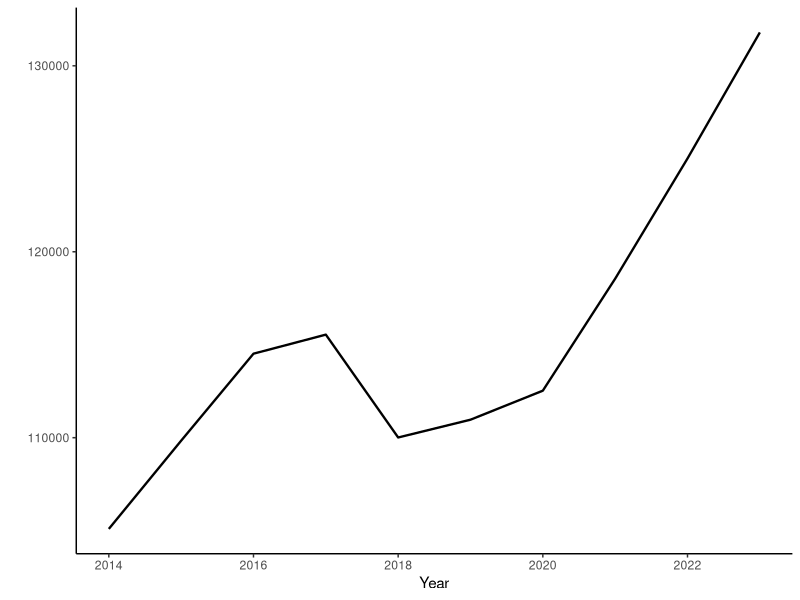
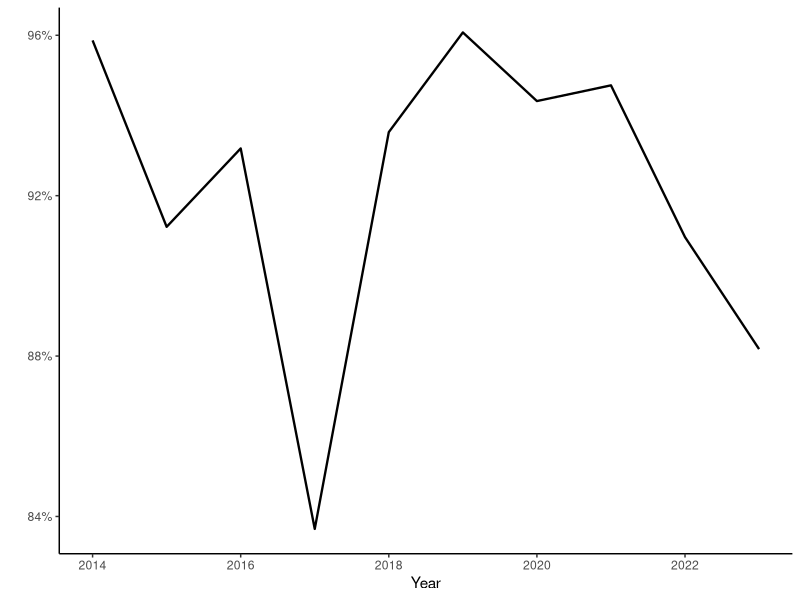
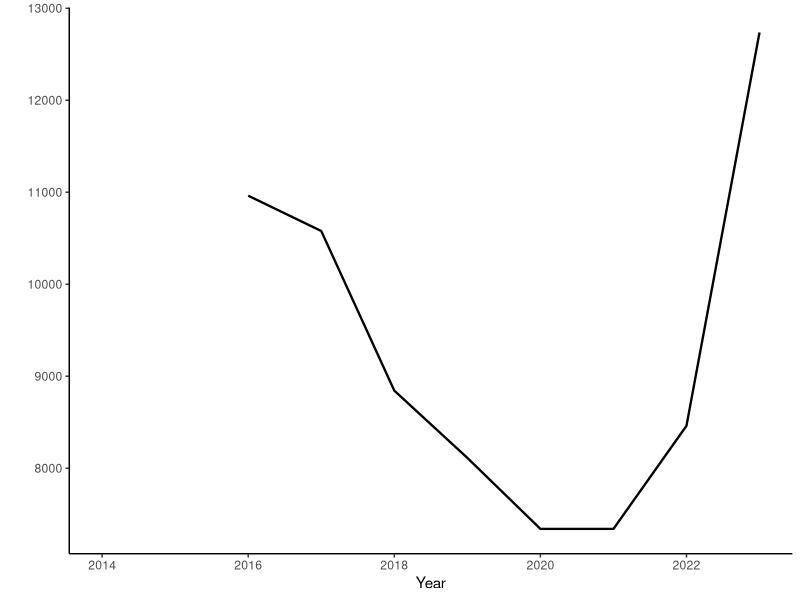
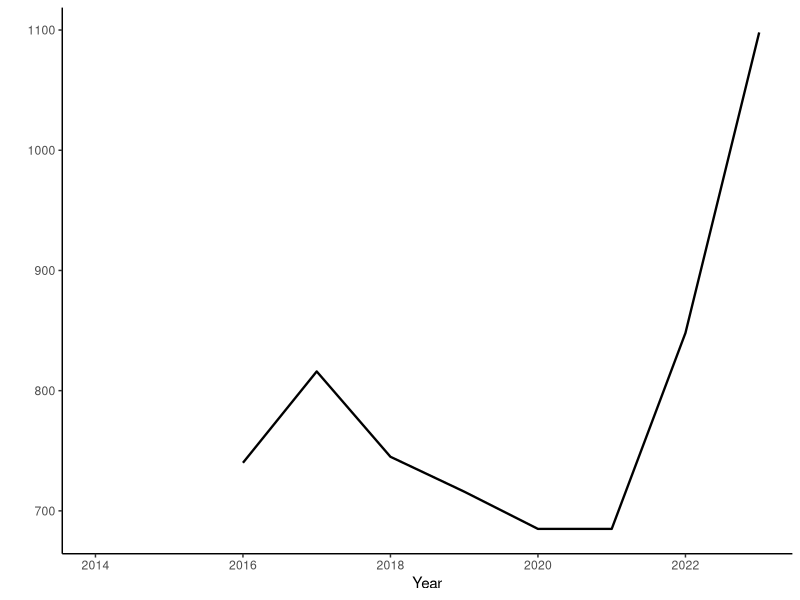
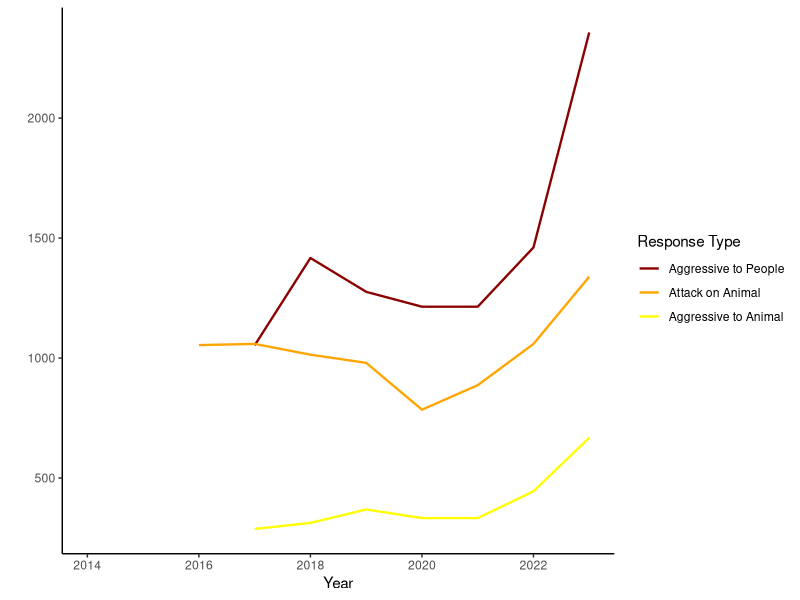
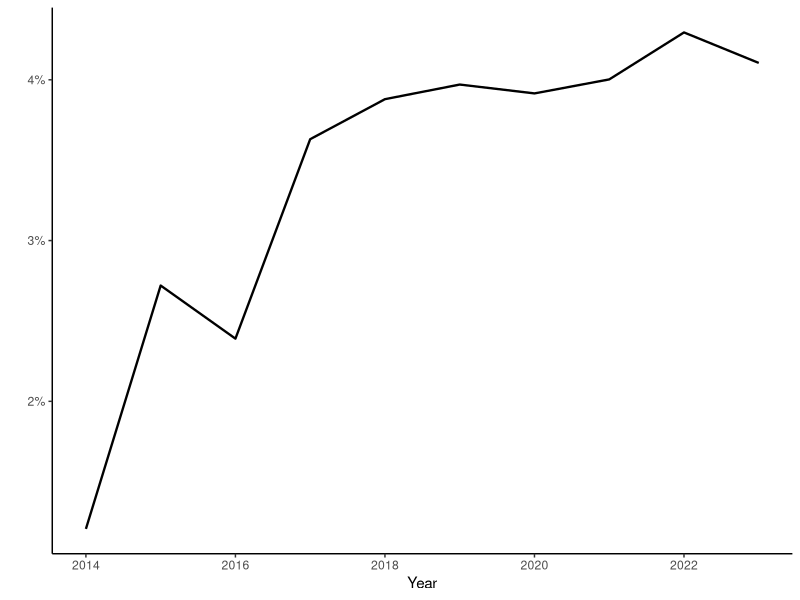
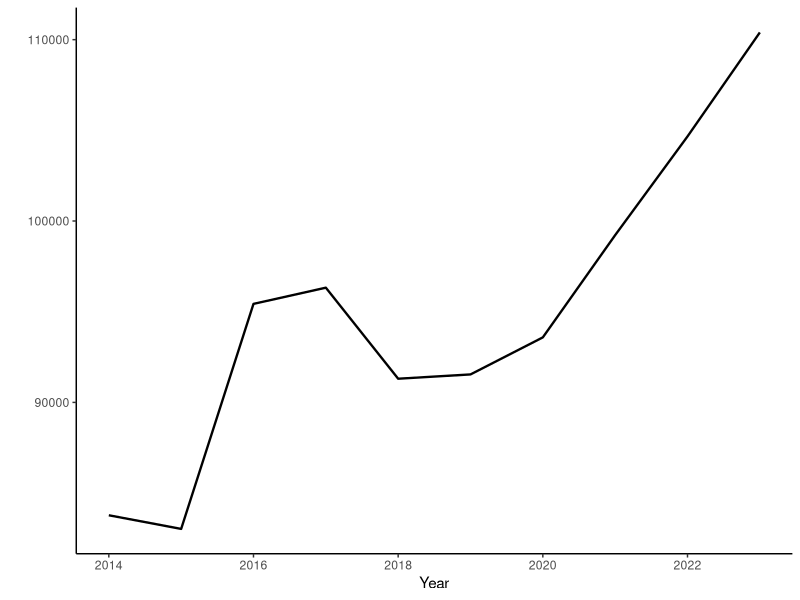
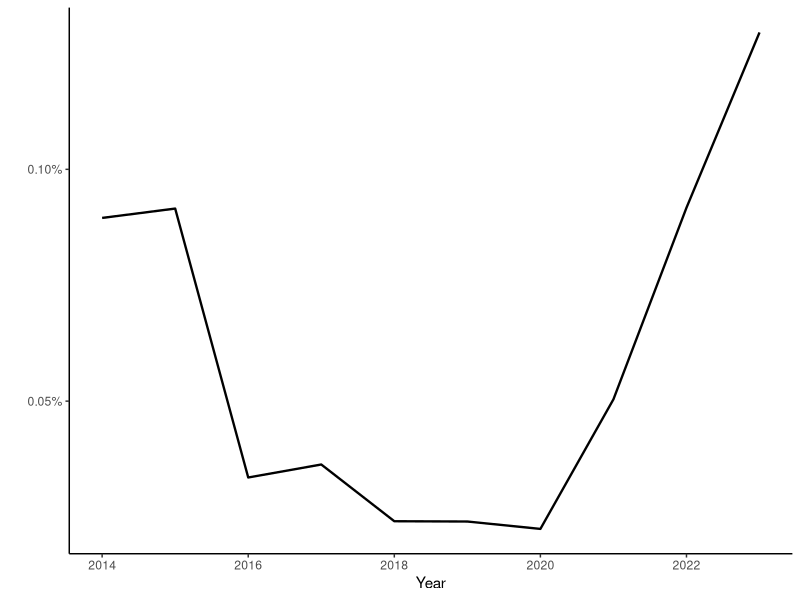

The R script that drew these images, in order:
## ---- chunk 1
library(tidyverse)
## ---- chunk 2
dog_data <- read_csv("data/dog-control.csv")
## ---- chunk 3
dogs <- dog_data |> 
  filter(category == "registrations" | category == "classification") |> 
  group_by(financial_year) |> 
  select(-category) |> 
  pivot_wider(names_from = c(subcategory, measure), values_from = value) |> 
  select(-dangerous_total, -(starts_with("shelters"))) |> 
  mutate(
    menacing = menacing_33A + menacing_33C,
    dangerous = dangerous_conviction + dangerous_evidence + dangerous_admission,
    pc_men = menacing / dogs_known,
    pc_dan = dangerous / dogs_known,
    pc_reg = dogs_registered / dogs_known,
  )
## ---- chunk 4
owners <- dog_data |> 
  filter(subcategory == "owners" | subcategory == "prosecution-appeal") |> 
  group_by(financial_year) |> 
  select(-category) |> 
  pivot_wider(names_from = c(subcategory, measure), values_from = value) |> 
  mutate(
    owners_sanctioned = owners_probationary + owners_disqualified,
    pc_sanctioned = owners_sanctioned / owners_total,
  )
## ---- chunk 5
ggplot(dogs, aes(x = financial_year, y = dogs_known)) +
  geom_line(linewidth = 0.8) +
  theme_classic() +
  xlab("Year") +
  ylab("")
## ---- chunk 6
ggplot(dogs, aes(x = financial_year, y = pc_reg)) +
  geom_line(linewidth = 0.8) +
  theme_classic() +
  xlab("Year") +
  ylab("") +
  scale_y_continuous(labels = scales::percent)
## ---- chunk 7
roaming <- dog_data |> 
  filter(measure == "roaming-dog") |> 
  group_by(financial_year) 

ggplot(roaming, aes(x = financial_year, y = value)) +
  geom_line(linewidth = 0.8) + 
  theme_classic() +
  xlab("Year") +
  ylab("")
## ---- chunk 8
attacks <- dog_data |> 
  filter(category == "response") |> 
  group_by(financial_year) |> 
  select(-category) |> 
  pivot_wider(names_from = c(subcategory, measure), values_from = value) |> 
  mutate(
    total_response = `priority-1_total` + `priority-2_total`,
    pc_attack_people = `type_attack-people` / total_response,
  )
## ---- chunk 9
ggplot(attacks, aes(x = financial_year, y = `type_attack-people`)) +
  geom_line(linewidth = 0.8) + 
  theme_classic() +
  xlab("Year") +
  ylab("")
## ---- chunk 10
ggplot(attacks, aes(x = financial_year)) +
  geom_line(aes(y = `type_aggressive-people`, colour = "Aggressive to People"), linewidth = 0.8) +
  geom_line(aes(y = `type_attack-animals`, colour = "Attack on Animal"), linewidth = 0.8) +
  geom_line(aes(y = `type_aggressive-animals`, colour = "Aggressive to Animal"), linewidth = 0.8) +
  scale_color_manual(name = "Response Type", values = c(
    "Aggressive to People" = "darkred",
    "Attack on Animal" = "orange",
    "Aggressive to Animal" = "yellow"),
    breaks = c(
      "Aggressive to People",
      "Attack on Animal",
      "Aggressive to Animal"
    )) +
  theme_classic() +
  xlab("Year") +
  ylab("") 
## ---- chunk 11
ggplot(dogs, aes(x = financial_year, y = pc_men)) +
  geom_line(linewidth = 0.8) +
  theme_classic() +
  xlab("Year") +
  ylab("") +
  scale_y_continuous(labels = scales::percent)
## ---- chunk 12
ggplot(owners, aes(x = financial_year, y = owners_total)) +
  geom_line(linewidth = 0.8) +
  theme_classic() +
  xlab("Year") +
  ylab("")
## ---- chunk 13
ggplot(owners, aes(x = financial_year, y = pc_sanctioned)) +
  geom_line(linewidth = 0.8) +
  theme_classic() +
  xlab("Year") +
  ylab("") +
  scale_y_continuous(labels = scales::percent)
## ---- chunk 14
rfs <- dog_data |> 
  filter(subcategory == "priority-1" | 
           subcategory == "priority-2") |> 
  group_by(financial_year) |> 
  select(-category, -measure) |> 
  pivot_wider(names_from = c(subcategory), values_from = value) |> 
  mutate(
    rfs_total = `priority-1` + `priority-2`,
  )

ggplot(rfs, aes(x = financial_year)) +
  geom_line(aes(y = rfs_total, color = "Total"), linewidth = 0.8) +
  geom_line(aes(y = `priority-1`, color = "Priority 1"), linewidth = 0.8) +
  scale_color_manual(values = c(
    "Total" = "darkblue",
    "Priority 1" = "darkred")) +
  labs(color = "Response Type") +
  theme_classic() +
  xlab("Year") +
  ylab("")
## ---- chunk 15
impounds <- dog_data |> 
  filter(category == "shelters") |> 
  group_by(financial_year) |> 
  select(-category, -measure) |> 
  pivot_wider(names_from = c(subcategory), values_from = value)

impounds$dogs_known <- dogs$dogs_known

impounds <- impounds |> 
  mutate(
    pc_impounded = impound / dogs_known,
    pc_returned = `claimed-returned` / impound,
    pc_euthanised = euthanised / impound,
    pc_adopted = `adopted-rescued` / impound,
  )
## ---- chunk 16
ggplot(impounds, aes(x = financial_year, y = pc_impounded)) +
  geom_line(linewidth = 0.8) +
  theme_classic() +
  xlab("Year") +
  ylab("") +
  scale_y_continuous(labels = scales::percent)
## ---- chunk 17
ggplot(impounds, aes(x = financial_year, y = pc_returned)) +
  geom_line(linewidth = 0.8) +
  theme_classic() +
  xlab("Year") +
  ylab("") +
  scale_y_continuous(labels = scales::percent)
## ---- chunk 18
ggplot(impounds, aes(x = financial_year, y = pc_euthanised)) +
  geom_line(linewidth = 0.8) +
  theme_classic() +
  xlab("Year") +
  ylab("") +
  scale_y_continuous(labels = scales::percent)
## ---- chunk 19
ggplot(impounds, aes(x = financial_year, y = pc_adopted)) +
  geom_line(linewidth = 0.8) +
  theme_classic() +
  xlab("Year") +
  ylab("") +
  scale_y_continuous(labels = scales::percent)
## ---- chunk 20
enforce <- dog_data |> 
  filter(category == "enforcement" | category == "infringements") |>
  select(-category) |> 
  group_by(financial_year) |> 
  pivot_wider(names_from = c(subcategory, measure), values_from = value)
## ---- chunk 21
ggplot(enforce, aes(x = financial_year, y = offence_total)) +
  geom_line(linewidth = 0.8) +
  theme_classic() +
  xlab("Year") +
  ylab("")
## ---- chunk 22
ggplot(enforce, aes(x = financial_year, 
                   y = `prosecution-appeal_total`)) +
  geom_line(linewidth = 0.8) +
  theme_classic() +
  xlab("Year") +
  ylab("")
## ---- chunk 23
resource <- dog_data |> 
  filter(category == "resourcing") |>
  select(-category) |> 
  group_by(financial_year) |> 
  pivot_wider(names_from = c(subcategory, measure), values_from = value) |> 
  mutate(
    pc_field = staff_field / staff_total,
  )

resource$dogs_known <- dogs$dogs_known

resource <- resource |> 
  mutate(
    staff_indexed = dogs_known / staff_total,
    expend_indexed = budget_expenditure / dogs_known,
  )
## ---- chunk 24
ggplot(resource, aes(x = financial_year, 
                   y = staff_indexed)) +
  geom_line(linewidth = 0.8) +
  theme_classic() +
  xlab("Year") +
  ylab("")
## ---- chunk 25
ggplot(resource, aes(x = financial_year, 
                   y = pc_field)) +
  geom_line(linewidth = 0.8) +
  theme_classic() +
  xlab("Year") +
  ylab("") +
  scale_y_continuous(labels = scales::percent)
## ---- chunk 26
ggplot(resource, aes(x = financial_year, 
                   y = budget_expenditure)) +
  geom_line(linewidth = 0.8) +
  theme_classic() +
  xlab("Year") +
  ylab("Expenditure ($)") +
  ylim(0, 9500000)
